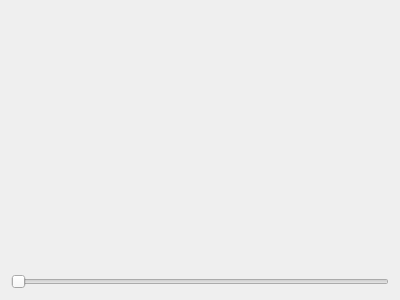
<?xml version="1.0" encoding="UTF-8"?>
<ui version="4.0">
 <class>Widget</class>
 <widget class="QWidget" name="Widget">
  <property name="geometry">
   <rect>
    <x>0</x>
    <y>0</y>
    <width>400</width>
    <height>300</height>
   </rect>
  </property>
  <property name="windowTitle">
   <string>lab2-ex</string>
  </property>
  <layout class="QGridLayout" name="gridLayout">
   <item row="1" column="0">
    <widget class="QSlider" name="scaleSlider">
     <property name="minimum">
      <number>1</number>
     </property>
     <property name="maximum">
      <number>1000</number>
     </property>
     <property name="singleStep">
      <number>1</number>
     </property>
     <property name="orientation">
      <enum>Qt::Horizontal</enum>
     </property>
    </widget>
   </item>
   <item row="0" column="0">
    <spacer name="verticalSpacer">
     <property name="orientation">
      <enum>Qt::Vertical</enum>
     </property>
     <property name="sizeHint" stdset="0">
      <size>
       <width>20</width>
       <height>40</height>
      </size>
     </property>
    </spacer>
   </item>
  </layout>
 </widget>
 <layoutdefault spacing="6" margin="11"/>
 <resources/>
 <connections/>
</ui>
